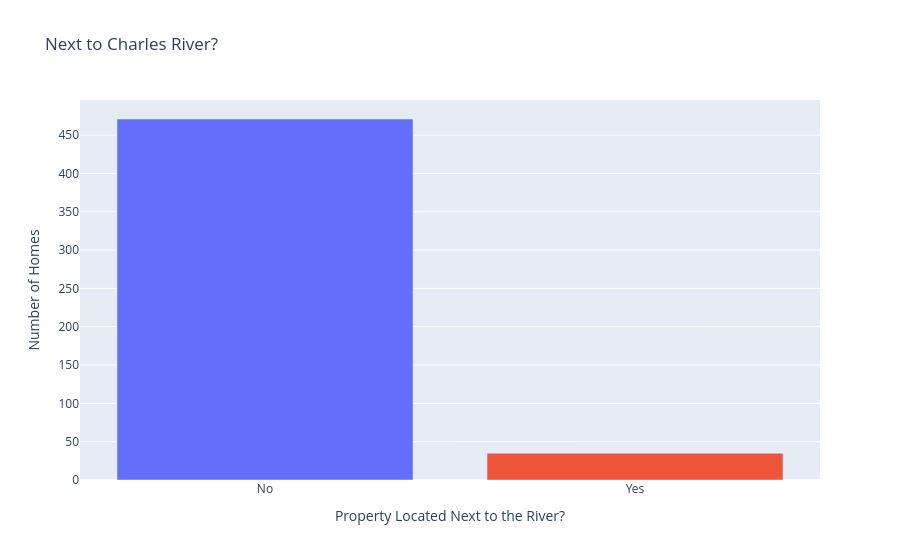

Write notebook code for a chart like this one.
### Markdown cell above
#### Next to the River? ⛵️

**Challenge**

Create a bar chart with plotly for CHAS to show many more homes are away from the river versus next to it. The bar chart should look something like this:

<img src=https://i.imgur.com/AHwoQ6l.png height=350>

You can make your life easier by providing a list of values for the x-axis (e.g., `x=['No', 'Yes']`)

### Code cell
bar = px.bar(x=["No", "Yes"],
             y=data.CHAS.value_counts(),
             color=["No", "Yes"],
             title="Next to Charles River?")

bar.update_layout(xaxis_title="Property Located Next to the River?",
                  yaxis_title="Number of Homes",
                  showlegend=False)

bar.show()

### Figure 1 — Plotly figure (JSON) as saved in the notebook; plotly's stock layout.template omitted (floating-point values rounded to 4 significant figures)
{"data": [{"hovertemplate": "color=No<br>x=%{x}<br>y=%{y}<extra></extra>", "legendgroup": "No", "marker": {"color": "#636efa", "pattern": {"shape": ""}}, "name": "No", "orientation": "v", "showlegend": true, "textposition": "auto", "type": "bar", "x": ["No"], "xaxis": "x", "y": [471], "yaxis": "y"}, {"hovertemplate": "color=Yes<br>x=%{x}<br>y=%{y}<extra></extra>", "legendgroup": "Yes", "marker": {"color": "#EF553B", "pattern": {"shape": ""}}, "name": "Yes", "orientation": "v", "showlegend": true, "textposition": "auto", "type": "bar", "x": ["Yes"], "xaxis": "x", "y": [35], "yaxis": "y"}], "layout": {"barmode": "relative", "legend": {"title": {"text": "color"}, "tracegroupgap": 0}, "showlegend": false, "title": {"text": "Next to Charles River?"}, "xaxis": {"anchor": "y", "domain": [0, 1], "title": {"text": "Property Located Next to the River?"}}, "yaxis": {"anchor": "x", "domain": [0, 1], "title": {"text": "Number of Homes"}}}}
